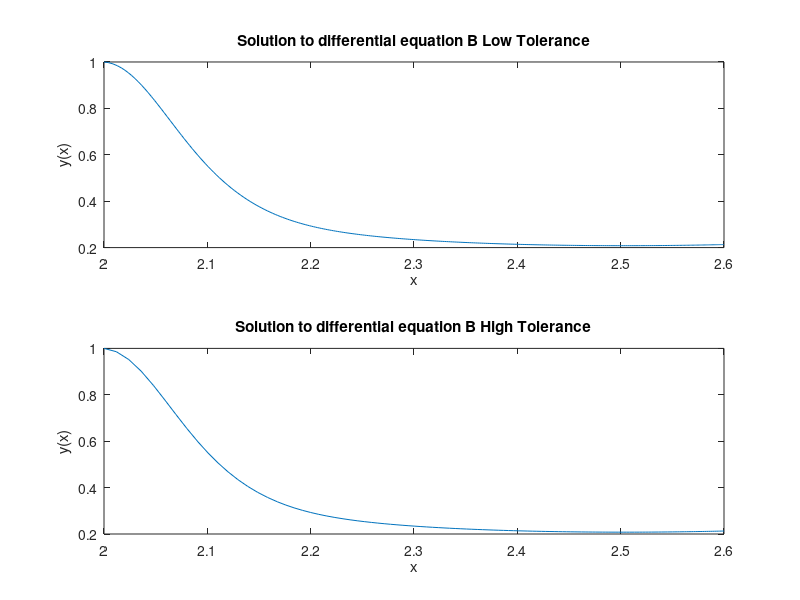

MATLAB code for this plot:
% Initialize
clear,clc,close all
format LONG

% Assignment 2a

% Date 16/9-14
tolLow=odeset('RelTol',1E-6);
tolHigh=odeset('RelTol',1E-3);
% % y(2) means y' and y(1) means y
% dydt = @(x,y) [y(2);y(1)/9-pi*y(1)*exp(x^(3)/3)*(2*y(2)*sin(pi*x)+pi*y(1)*cos(pi*x))];
% 
% [x,y] = ode45(dydt,[2,2.6],[1,-1/3],mopt);
% disp('value at x=2.6');
% disp(y(end));
% 
% plot(x,y(:,1))
% xlabel('x')
% ylabel('y(x)')
% title('Solution to differential equation A')

% Assignment 2b

% Date 23/9-14

% y(2) means y' and y(1) means y, y(3) means y''

dydt = @(x,y) [y(2);y(1)/9-pi*y(1)*exp(x^(3)/3)*(2*y(2)*sin(pi*x)+pi*y(1)*cos(pi*x));pi*y(1)^2];

[x,y] = ode45(dydt,[2,2.6],[1,-1/3,0],tolLow);
disp('low tolerance')
disp('y(2.6)');
disp(y(end));
disp('u3')
disp(pi*y(end)^2)

[t,j] = ode45(dydt,[2,2.6],[1,-1/3,0],tolHigh);

disp('High tolerance')
disp('y(2.6)');
disp(j(end));
disp('u3')
disp(pi*j(end)^2)

figure(1)
subplot(2,1,1)
plot(x,y(:,1))
xlabel('x')
ylabel('y(x)')
title('Solution to differential equation B Low Tolerance')

subplot(2,1,2)
plot(t,j(:,1))
xlabel('x')
ylabel('y(x)')
title('Solution to differential equation B High Tolerance')